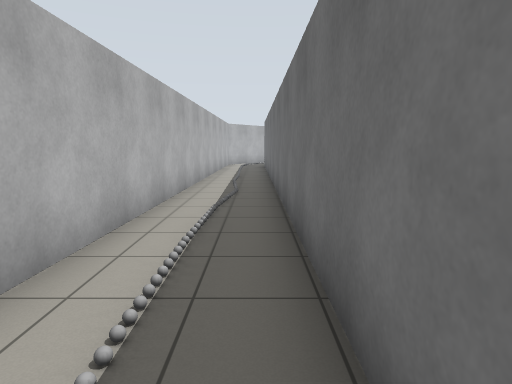
view 1 (above)

21 first-person views from a walk through a robot-simulator world made for Gazebo. The camera is 1.2 m above the floor, tilts 8° down and sees 75° across. The floor is counted in squares, 1 m on a side. Each view is taken from the middle of a square. On the plan, view 1 faces up. The plan holds only what a view shows up to about 13 squares ahead; the rest is blank.

view 2
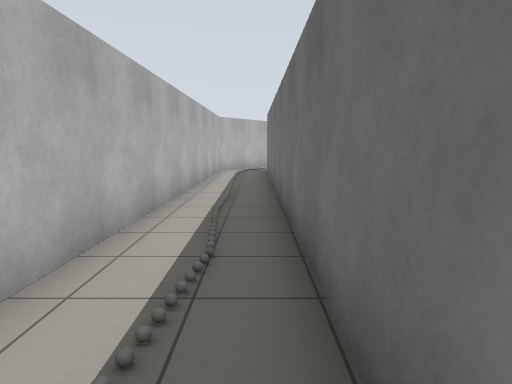

view 3
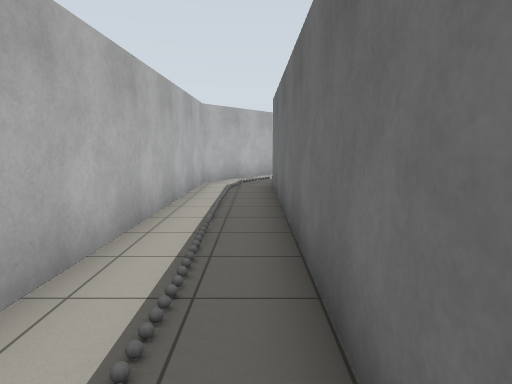

view 4
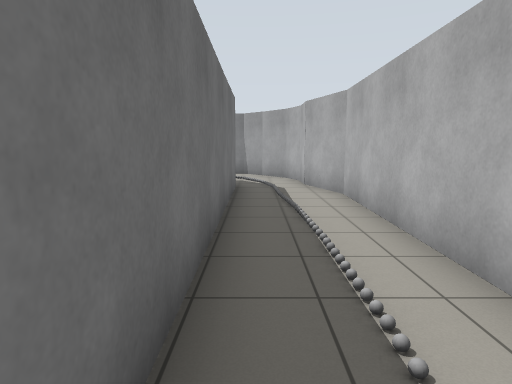

view 5
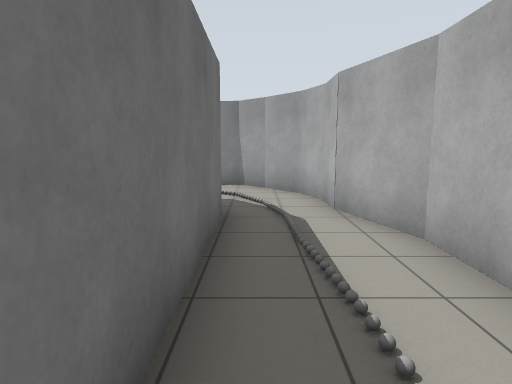

view 6
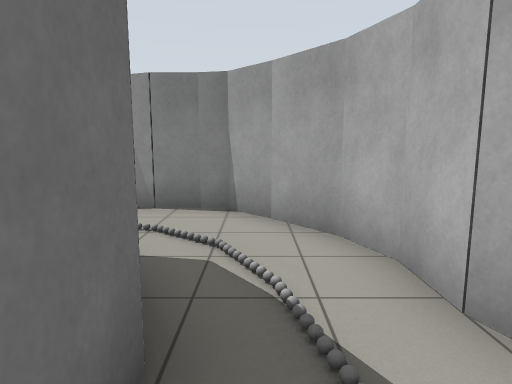

view 7
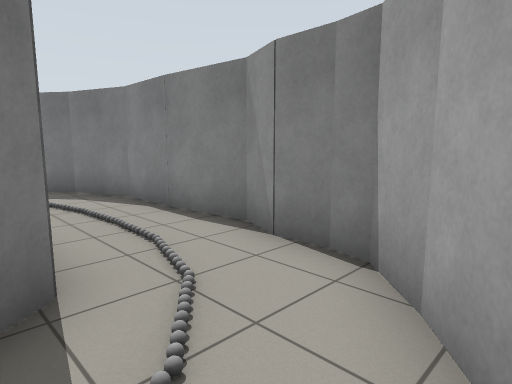

view 8
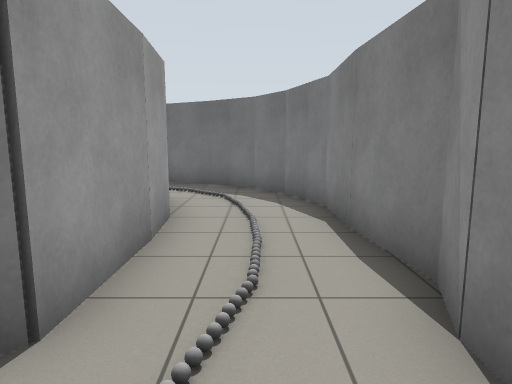

view 9
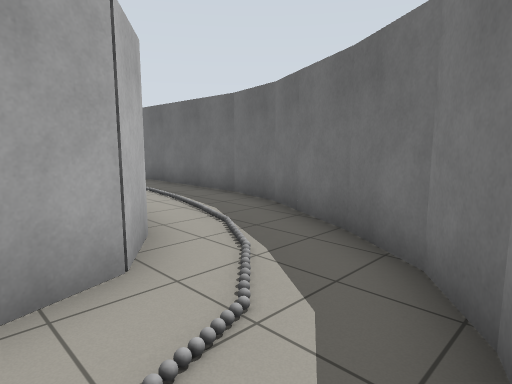

view 10
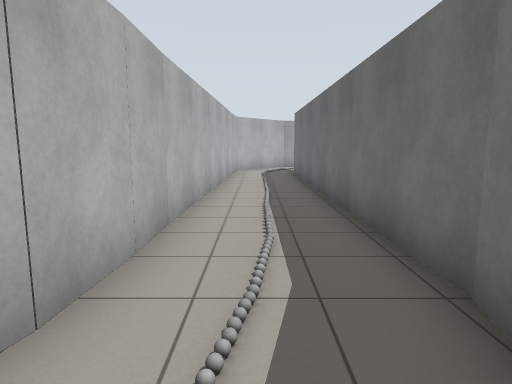

view 11
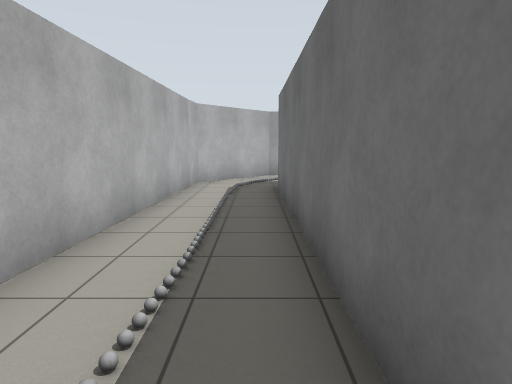

view 12
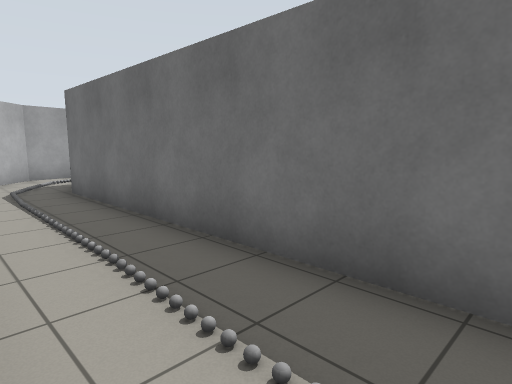

view 13
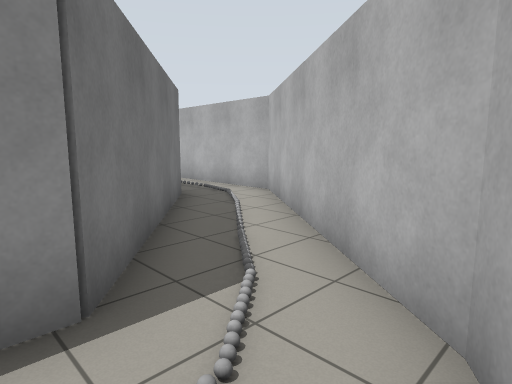

view 14
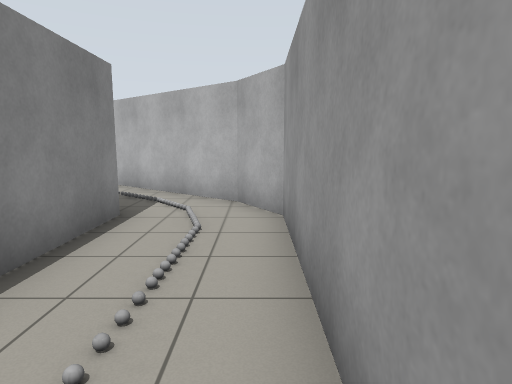

view 15
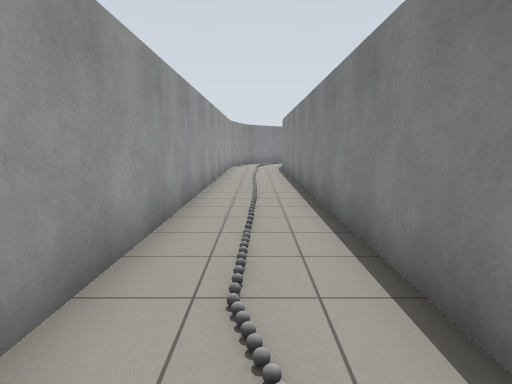

view 16
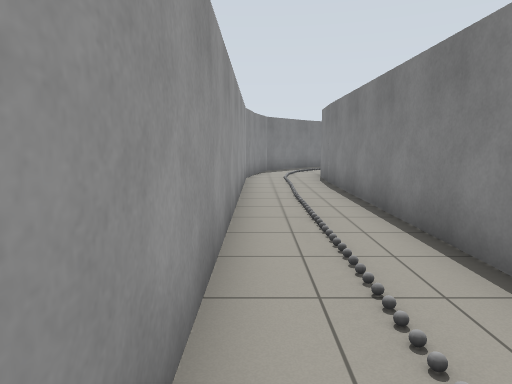

view 17
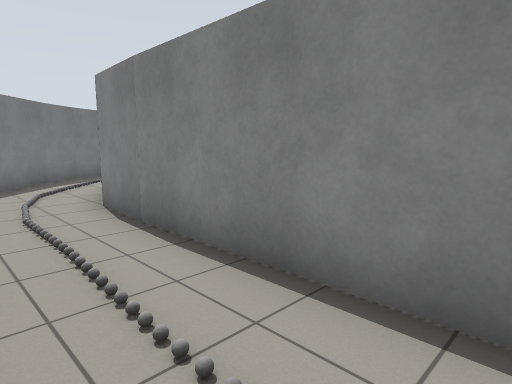

view 18
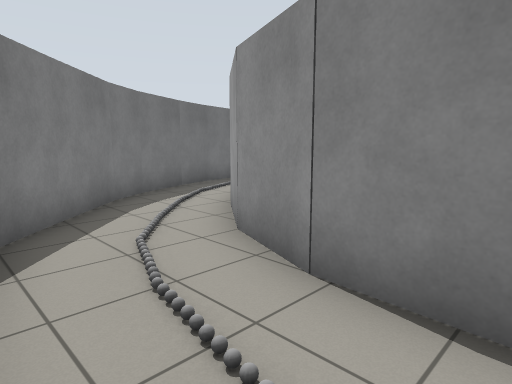

view 19
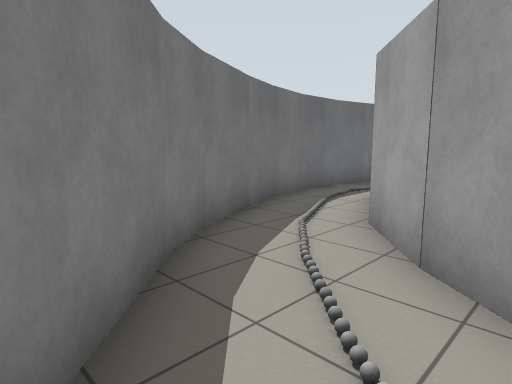

view 20
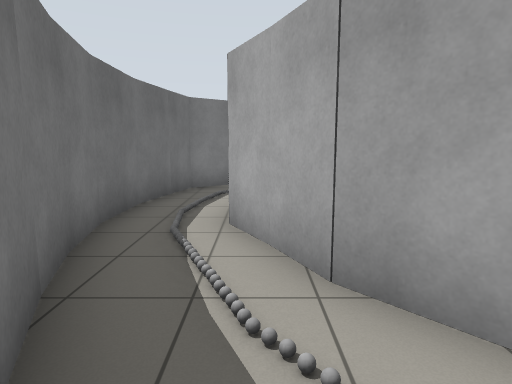

view 21
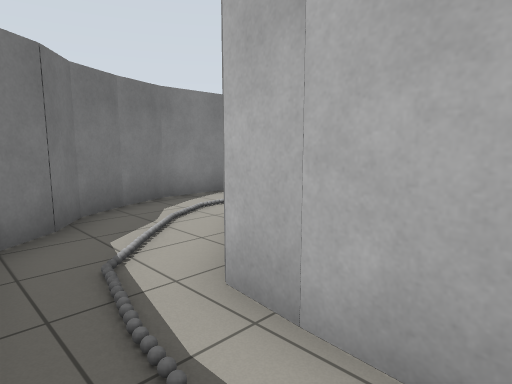

### Floor plan
Points are (right, up) in squares from view 1. A wall is a line through its corners. A room is listed if a view was taken in it or the views show most of it. See-through windows are left out.
Room 1 (views 1, 2, 3, 4, 5, 6, 7, 8, 9, 10, 11, 12)
walls: (11.7, -1.6) (11.6, 10.2); (12.9, 14.6) (11.4, 14.3) (9.1, 11.7) (8.5, -2.1); (11.3, -3.3) (11.7, -1.5); (8.1, -3.9) (7.3, -5) (6.3, -5.3); (10.1, -5.8) (11.3, -3.2); (5.5, -5.7) (1.9, -5.7) (1.5, -5.2); (0.6, -3.6) (0.5, 19.9) (2.2, 22); (8.2, -7.8) (9.3, -7) (10.2, -5.6); (23.3, 12.1) (25.1, 12.1) (26.3, 12.6); (6.4, -8.4) (8.3, -7.7); (4.8, -8.3) (6.6, -8.3); (-1.2, -6.3) (-0.2, -7.4); (1, -8.3) (1.9, -8.3) (2.8, -8.6) (4.9, -8.4); (-0.3, -7.4) (0.5, -8.2) (1.1, -8.3); (26.2, 12.5) (27.2, 13.1) (27.8, 13.9); (27.7, 13.8) (28.9, 14.6) (29.2, 16.3); (0.1, 23.1) (-1.7, 20.8) (-2.2, -2.2) (-1.5, -4.3) (-1.5, -5.4) (-1.1, -6.4)
ways out: opening at (1, 23) to room 2; opening at (28, 17) to room 3
objects: other object (-1, -3); other object (-1, -2); other object (-1, -1); grey ball (-1, 0); other object (-1, 1); other object (-1, 2); other object (-1, 3); grey ball (-1, 4); other object (-1, 5); other object (-1, 6); other object (-1, 7); other object (-1, 8); other object (-1, 9); other object (-1, 10); other object (-1, 12); other object (-1, 13); other object (-1, 14); other object (-1, 15); other object (0, -6); other object (0, -5); grey ball (0, -4); other object (0, 9); other object (1, -7); grey ball (1, -6); grey ball (2, -7); other object (3, -7); other object (4, -7); other object (5, -7); other object (6, -7); grey ball (7, -6); other object (8, -6); other object (8, -5); other object (9, -5); other object (9, -4); other object (9, -3); other object (10, -3); grey ball (10, -2); other object (10, -1); other object (10, 0); other object (10, 1); grey ball (10, 3); other object (10, 4); other object (10, 5); other object (10, 6); other object (10, 7); other object (10, 8); other object (10, 9); other object (26, 14); other object (27, 15); other object (28, 16)
Room 2 (views 13, 14, 15, 16, 17, 18, 19, 20)
walls: (20.5, 27.4) (4.3, 27.5) (2.9, 26.6) (0.1, 23.1); (21.7, 24.6) (23.6, 23.8); (22.1, 27.1) (21.2, 27.3); (23.5, 23.9) (25.1, 22.6) (26.4, 21.1); (26.3, 21.2) (27.4, 18.8); (27.3, 24) (24.8, 26.5); (28, 23.1) (27.3, 24.1); (2.2, 22) (4.3, 24.6) (21.8, 24.6); (28.7, 21.4) (27.9, 23.1); (29.1, 20.3) (28.7, 21.5)
ways out: opening at (1, 23) to room 1; opening at (28, 20) to room 3
objects: other object (1, 23); other object (2, 23); other object (2, 24); other object (3, 24); other object (3, 25); other object (4, 25); other object (4, 26); other object (5, 26); other object (6, 26); other object (7, 26); grey ball (8, 26); other object (9, 26); other object (10, 26); other object (11, 26); other object (12, 26); other object (13, 26); other object (14, 26); grey ball (16, 26); other object (17, 26); other object (18, 26); other object (19, 26); other object (20, 26); grey ball (21, 26); other object (22, 26); other object (23, 25); other object (23, 26); other object (24, 25); other object (25, 24); other object (25, 25); other object (26, 23); other object (26, 24); other object (27, 21); other object (27, 22); other object (27, 23); other object (28, 20); other object (28, 21)
Room 3 (view 21)
walls: (27.4, 18.8) (27.3, 16.8); (29.4, 17.1) (29.4, 19); (29.4, 18.9) (29.1, 20.4); (29.2, 16.3) (29.4, 17.3)
ways out: opening at (28, 17) to room 1; opening at (28, 20) to room 2
objects: other object (28, 17); grey ball (28, 18)

Where each view was taken, in squares from view 1:
view 1: 0 up, 0 right, facing up
view 2: 5 up, 0 right, facing up
view 3: 10 up, 0 right, facing up
view 4: 6 up, 0 right, facing down
view 5: 2 up, 0 right, facing down
view 6: 2 down, 0 right, facing down
view 7: 5 down, 1 left, facing down-right
view 8: 7 down, 0 right, facing right
view 9: 8 down, 6 right, facing up-right
view 10: 4 down, 10 right, facing up
view 11: 1 up, 11 right, facing up
view 12: 1 up, 9 right, facing up-right
view 13: 27 up, 5 right, facing down-left
view 14: 27 up, 10 right, facing left
view 15: 26 up, 3 right, facing right
view 16: 27 up, 9 right, facing right
view 17: 27 up, 15 right, facing down-right
view 18: 27 up, 20 right, facing down-right
view 19: 26 up, 24 right, facing down-right
view 20: 24 up, 27 right, facing down
view 21: 19 up, 29 right, facing down-left
